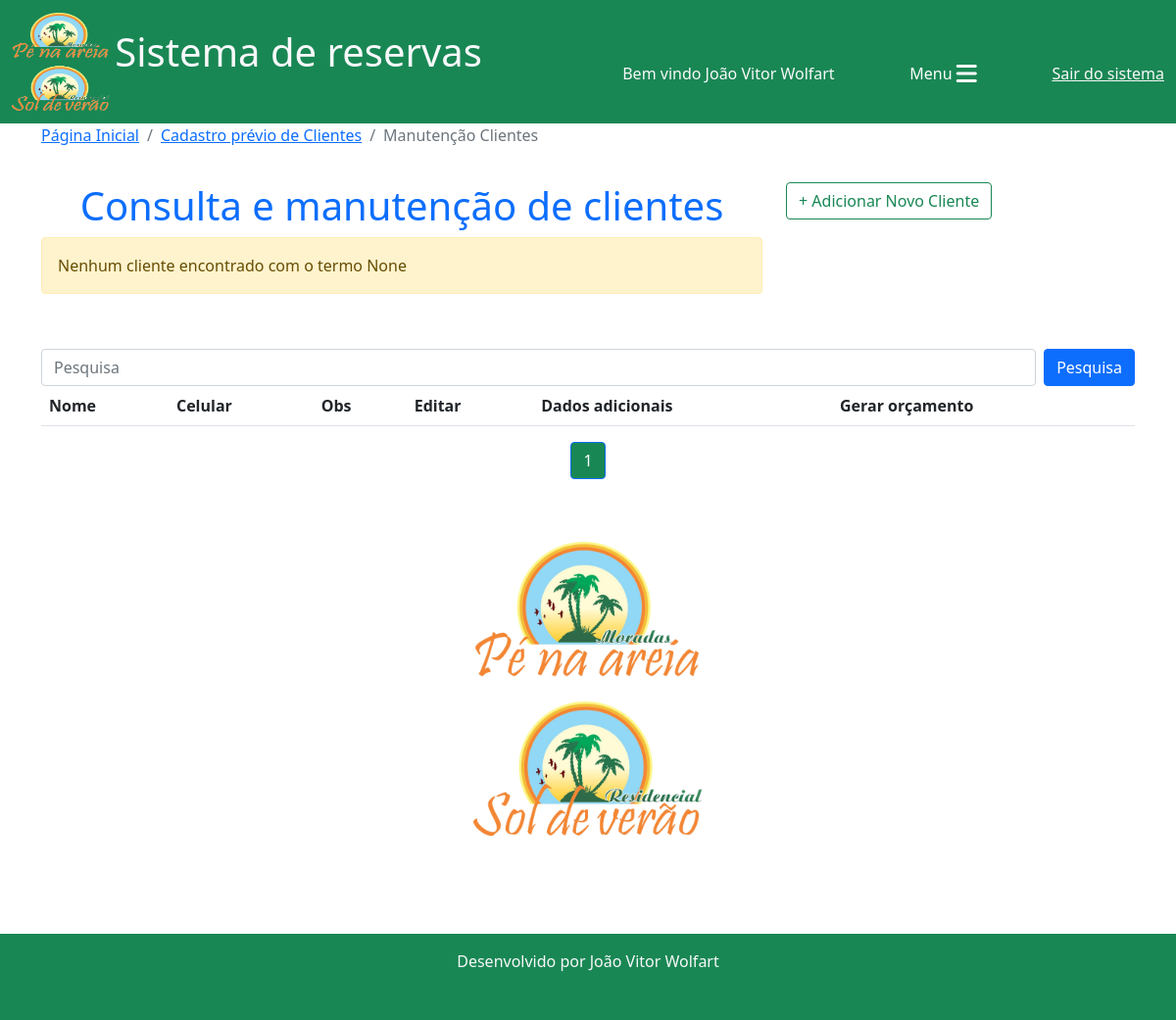
Before: /reservas/manut_cliente/ (signed in) with the older database file.
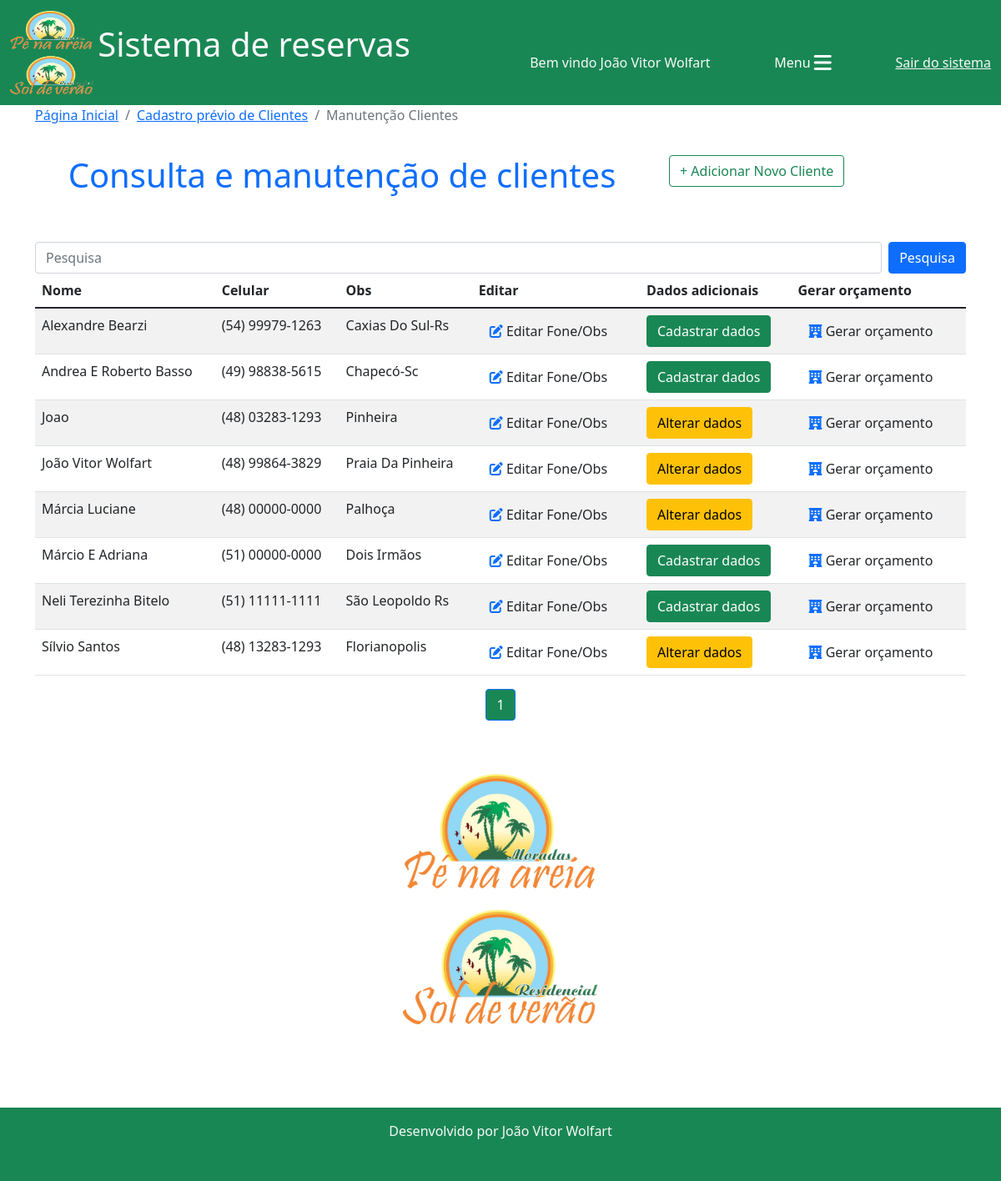
After: the same page with the newer database file.
### reservas/models.py (models this page shows, shortened)
class Cliente(models.Model):
    nome = models.CharField(max_length=30)
    telefone = models.CharField(max_length=20, blank=True,)
    obs = models.CharField(max_length=100)
    dados_adicionais = models.BooleanField(default=False)

### reservas/views.py (the view)
# urls.py: path('manut_cliente/', views.manut_clientes, name="manut_cliente"),
@login_required(login_url="login")
def manut_clientes(request):
    termo_cliente = request.GET.get("termo_cliente")
    if termo_cliente:
        termo_cliente = termo_cliente.strip()
        clientes = Cliente.objects.all().filter(
            Q(nome__icontains=termo_cliente) | Q(telefone__icontains=termo_cliente) | Q(obs__icontains=termo_cliente)
        ).order_by("nome")
    else:
        clientes = Cliente.objects.all().order_by("nome")
    if len(clientes) == 0:
        messages.add_message(request, messages.WARNING, f"Nenhum cliente encontrado com o termo {termo_cliente}")
    paginator = Paginator(clientes, 10)
    page = request.GET.get('p')
    clientes = paginator.get_page(page)
    return render(request, "manut_cliente.html", {"clientes": clientes})

### reservas/templates/manut_cliente.html (shortened to what this page needs)
{% extends 'base.html'%}
{% load static %}
{% block 'conteudo'%}
<nav aria-label="breadcrumb">
  <ol class="breadcrumb">
    <li class="breadcrumb-item"><a href="{% url 'home'%}">Página Inicial</a></li>
    {% if 'manut_cliente' in request.path %}
    <li class="breadcrumb-item"><a href="{% url 'clientes'%}">Cadastro prévio de Clientes</a></li>
    <li class="breadcrumb-item active" aria-current="page">Manutenção Clientes</li>
    {% else %}
    <li class="breadcrumb-item active" aria-current="page">Gerar Orçamento de Reserva</li>
    {% endif %}
  </ol>
</nav>
<div class="row">
<div class="col-sm-8">
{% if 'manut_cliente' in request.path %}
<h1 style="padding-top: 20px;" class="text-center text-primary">Consulta e manutenção de clientes</h1>
{% else %}
<h1 style="padding-top: 20px;" class="text-center text-primary">Gera orçamento de reserva</h1>
{% endif %}
{% include 'parciais/_messages.html'%}
</div>
<div class="col-sm-4">
  <a href="{% url 'clientes' %}" class="btn btn-outline-success" style="margin-top: 20px;">+ Adicionar Novo Cliente</a>
</div>
</div>
<div class="col-12 mt-5">
    <form class="d-flex" action="">
        <input class="form-control me-2" type="search" placeholder="Pesquisa" aria-label="Search" name="termo_cliente">
        <button class="btn btn-primary" type="submit">Pesquisa</button>
    </form>
    <div class="col-12 table-responsive">
        <table class="table table-striped table-hover">
          <thead>
            <tr>
              <th scope="col">Nome</th>
              <th scope="col">Celular</th>
              <th scope="col">Obs</th>
              <th scope="col">Editar</th>
              <th scope="col">Dados adicionais</th>
              <th scope="col">Gerar orçamento</th>
            </tr>
          </thead>
          <tbody>
            {% for c in clientes %}
            <tr>
                <td>{{c.nome}}</td>
                <td class="">{{c.telefone}}</td>
                <td class="">{{c.obs}}</td>
                <td><a href="{% url 'alterar_cliente' c.id%}" class="btn" title="Alterar cliente"><i class="fa-solid fa-pen-to-square text-primary"></i> Editar Fone/Obs</a></td>
                {% if c.dados_adicionais %}
                <td><a href="{% url 'alterar_dados_cliente' c.id%}" class="btn btn-warning">Alterar dados</a></td>
                {% else %}
                <td><a href="{% url 'dados_cliente' c.id%}" class="btn btn-success">Cadastrar dados</a></td>
                {% endif %}
                <td><a href="{% url 'gerar_orcamento' c.id%}" class="btn" title="Gerar orçamento"><i class="fa-solid fa-hotel text-primary"></i> Gerar orçamento</a></td>
            </tr>
            {% endfor %}
          </tbody>
        </table>
</div>
</div>
<nav aria-label="Page navigation example">
    <ul class="pagination justify-content-center">
      {%for pagina in clientes.paginator.page_range%}
      {%if clientes.number == pagina%}
        <li class="page-item active"><a class="page-link bg-success" href="?p={{pagina}}&termo_cliente={{termo_cliente}}">{{pagina}}</a></li>
      {% elif clientes.number > pagina|add:'-3'  and clientes.number < pagina|add:'3'%}
        <li class="page-item"><a class="page-link" href="?p={{pagina}}&termo_cliente={{termo_cliente}}">{{pagina}}</a></li>
      {%endif%}
      {%endfor%}
    </ul>
  </nav>
<div class="row">
    <div style="height: 400px; text-align: center;">
      <img src="{% static 'img/logo1.png'%}" alt="" class="image-fluid mt-5" style="height: 300px; margin: 0 auto;">
    </div>
</div>
{% endblock %}

### templates/base.html (shortened to what this page needs)
{% load static %}
<!DOCTYPE html>
<html lang="pt-br">
<head>
    <link href="https://cdn.jsdelivr.net/npm/bootstrap@5.1.3/dist/css/bootstrap.min.css" rel="stylesheet">
    <link rel="stylesheet" href="{% static 'css/estilo.css'%}">
</head>
<body>
    <nav class="navbar navbar-light bg-success">
        <div class="container-fluid">
          <a class="navbar-brand text-light" href="{% url 'home'%}">
            <img src="{% static 'img/logo1.png'%}" width="100" height="100" class="d-inline-block align-text-middle">
            <span class="fs-1">Sistema de reservas</span>
          </a>
          {% if user.first_name != ''%}
          <span class="text-light mt-4">Bem vindo {{user.first_name}} {{user.last_name}}</span>
          {% else %}
          <span class="text-light mt-4">Bem vindo usuário {{user}}</span>
          {% endif %}
          <button class="btn btn-success text-end mt-4" type="button" data-bs-toggle="offcanvas" data-bs-target="#offcanvasScrolling" aria-controls="offcanvasScrolling">Menu <i class="fa fa-bars fa-xl"></i></button>
          {% if user.is_authenticated %}
          <a href="{% url 'logout' %}" class="text-light mt-4">Sair do sistema</a>
          {% else %}
          <a href="" class="text-light mt-4">Faça seu login</a>
          {% endif %}
        </div>
    </nav>
      <div class="container">
       {% block 'conteudo'%}
       {% endblock %}
      </div>
    <footer class="text-center text-light bg-success mt-5 pb-3">
        <p class="py-3">Desenvolvido por João Vitor Wolfart</p>
    </footer>
</body>
</html>

### templates/parciais/_messages.html
{%if messages%}
{% for message in messages%}
    <div class="alert {{message.tags}} my-2" role="alert">
    {{message}}
    </div>
{% endfor %}
{% endif %}

Changed rows visible on the page:
added Cliente: nome "Alexandre Bearzi", telefone "(54) 99979-1263", obs "Caxias Do Sul-Rs", dados_adicionais "Cadastrar dados"
added Cliente: nome "Andrea E Roberto Basso", telefone "(49) 98838-5615", obs "Chapecó-Sc", dados_adicionais "Cadastrar dados"
added Cliente: nome "Joao", telefone "(48) 03283-1293", obs "Pinheira", dados_adicionais "Alterar dados"
added Cliente: nome "João Vitor Wolfart", telefone "(48) 99864-3829", obs "Praia Da Pinheira", dados_adicionais "Alterar dados"
added Cliente: nome "Márcia Luciane", telefone "(48) 00000-0000", obs "Palhoça", dados_adicionais "Alterar dados"
added Cliente: nome "Márcio E Adriana", telefone "(51) 00000-0000", obs "Dois Irmãos", dados_adicionais "Cadastrar dados"
added Cliente: nome "Neli Terezinha Bitelo", telefone "(51) 11111-1111", obs "São Leopoldo Rs", dados_adicionais "Cadastrar dados"
added Cliente: nome "Sílvio Santos", telefone "(48) 13283-1293", obs "Florianopolis", dados_adicionais "Alterar dados"
Other visible differences:
list line gone: "Nenhum cliente encontrado com o termo None"
